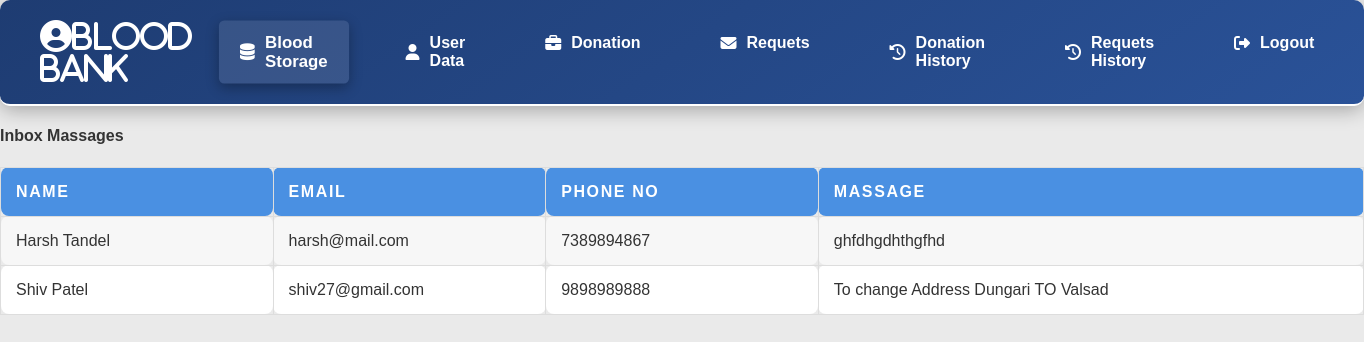
Screenshot of /admin/inbox.php (signed in) with the database file from the repository.
### tables this page shows
CREATE TABLE inbox (
  UserName varchar(50) NOT NULL,
  PhoneNO varchar(20) NOT NULL,
  Email varchar(50) NOT NULL,
  Massage varchar(500) NOT NULL
);

### admin/inbox.php (the view, shortened to what this page needs)
<!DOCTYPE html>
<html lang="en">
<head>
</head>
<body>
    <?php
      include("../connection.php");
       $query ="SELECT * FROM inbox";
       $data = mysqli_query($conn,$query);
       $total = mysqli_num_rows($data);
       if($total > 0)
       {
          ?>
              <h4>Inbox Massages</h4>
              <center>
                <table width="100%" cellspacing="3" id="t01">
                     <tr>
                     <th width="20%">Name</th>
                     <th  width="20%">Email</th>
                     <th  width="20%">Phone NO</th>
                     <th width="40%">Massage</th>
                     </tr>
      <?php
          while($res = mysqli_fetch_assoc($data))
          {
              echo"<tr>
                      <td>".$res['UserName']."</td>
                      <td>".$res['Email']."</td>
                      <td>".$res['PhoneNO']."</td>
                      <td>".$res['Massage']."</td>
                  </tr>";
          }
      }
          else{
              echo"something wrong wrong with connetion maybee";
          }
       ?>
     </table>
    </center>
</body>
</html>

### css/admin.css (style rules this page uses)
body { font-family: 'Arial', sans-serif; margin: 0; padding: 0; background-color: #eaeaea; color: #333; }
nav { display: flex; justify-content: space-between; align-items: center; background: linear-gradient(145deg, #1e3c72, #2a5298); padding: 20px 40px; box-shadow: 0 4px 20px rgba(0, 0, 0, 0.3); position: sticky; top: 0; z-index: 1000; border-bottom: 2px solid #ffffff; border-radius: 10px; }
nav .logo { font-size: 28px; color: #fff; font-weight: 700; display: flex; align-items: center; }
nav .logo i { margin-right: 10px; font-size: 32px; }
ul { display: flex; list-style: none; margin: 0; padding: 0; flex-grow: 1; }
ul li { margin: 0 20px; }
ul li a { color: #fff; font-size: 16px; font-weight: 600; text-decoration: none; padding: 12px 20px; border-radius: 5px; display: flex; align-items: center; transition: background-color 0.3s ease, transform 0.3s ease, box-shadow 0.3s ease; }
ul li a i { margin-right: 10px; }
ul li a:hover, .active { background-color: rgba(255, 255, 255, 0.1); transform: scale(1.05); box-shadow: 0 4px 12px rgba(0, 0, 0, 0.3); }
table { width: 100%; border-collapse: collapse; margin-top: 20px; }
table th, table td { padding: 15px; text-align: left; border-bottom: 2px solid #ddd; font-size: 16px; }
table th { background-color: #4a90e2; color: white; font-weight: bold; text-transform: uppercase; letter-spacing: 0.1em; }
table td { background-color: #fff; color: #333; }
table tr:nth-child(even) td { background-color: #f7f7f7; }
table tr:nth-child(odd) td { background-color: #fff; }
table, table th, table td { border: 1px solid #ddd; border-radius: 8px; }

### rows the page displays
inbox: UserName "Harsh Tandel", Email "harsh@mail.com", PhoneNO "7389894867", Massage "ghfdhgdhthgfhd"
inbox: UserName "Shiv Patel", Email "shiv27@gmail.com", PhoneNO "9898989888", Massage "To change Address Dungari TO Valsad"
